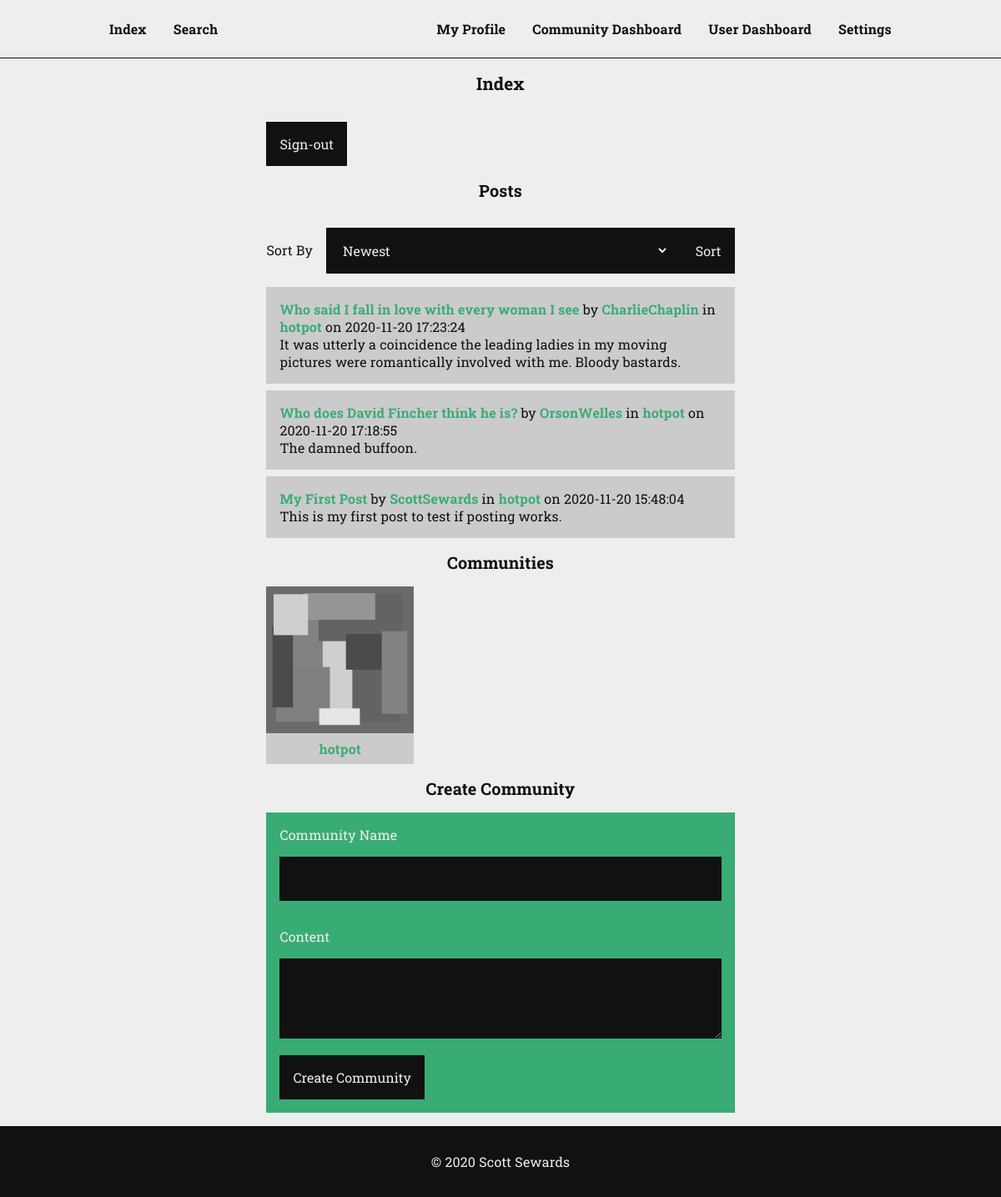
/ (signed in), run on the app's committed database.
### tables this page shows
CREATE TABLE `posts` (
  `id` int(11) NOT NULL,
  `posted` datetime NOT NULL DEFAULT current_timestamp(),
  `posted_by` int(11) NOT NULL,
  `posted_in` int(11) NOT NULL,
  `deleted` datetime DEFAULT NULL,
  `deleted_by` int(11) DEFAULT NULL,
  `deleted_for` text DEFAULT NULL,
  `title` text NOT NULL,
  `content` text NOT NULL
);

CREATE TABLE `users` (
  `id` int(11) NOT NULL,
  `created` datetime NOT NULL DEFAULT current_timestamp(),
  `name` text NOT NULL,
  `description` text NOT NULL DEFAULT 'This user has not written a description yet.',
  `email` text NOT NULL,
  `verified` tinyint(1) NOT NULL DEFAULT 0,
  `show_contact_form` tinyint(1) NOT NULL DEFAULT 1,
  `password` text NOT NULL,
  `picture` text NOT NULL DEFAULT 'images/picture.png',
  `banner` text NOT NULL DEFAULT 'images/banner.png'
);

CREATE TABLE `communities` (
  `id` int(11) NOT NULL,
  `created` datetime NOT NULL DEFAULT current_timestamp(),
  `created_by` int(11) NOT NULL,
  `moderated_by` int(11) NOT NULL,
  `deleted` datetime DEFAULT NULL,
  `deleted_by` int(11) DEFAULT NULL,
  `deleted_for` text DEFAULT NULL,
  `name` text NOT NULL,
  `description` text NOT NULL,
  `picture` text NOT NULL DEFAULT 'images/picture.png',
  `banner` text NOT NULL DEFAULT 'images/banner.png'
);

### index.php (the view, shortened to what this page needs)
<?php
require_once("head.php");
?>
<main>
  <h1>Index</h1>
  <section>
    <form class='less' method='POST'>
      <input type='submit' name='sign-out' value='Sign-out'>
    </form>
  </section>
  <section id='posts'>
    <h2>Posts</h2>
    <form class='less' method='POST'>
      <div class='inline'>
        <label for='sort-posts-by'>Sort By</label>
        <select id='sort-posts-by' name='sort-by'>
          <option value='newest'>Newest</option>
        </select>
        <input type='submit' name='sort-posts' value='Sort'>
      </div>
    </form>
    <?php
    $select_posts = mysqli_query($connection, "SELECT * FROM posts ORDER BY id DESC LIMIT 10");
    if(mysqli_num_rows($select_posts) > "0") {
      echo "<div class='posts'>";
      while($fetch_post = mysqli_fetch_array($select_posts)) {
        $post_id = $fetch_post["id"];
        $post_posted = $fetch_post["posted"];
        $post_posted_by = $fetch_post["posted_by"];
        $select_post_posted_by_name = mysqli_query($connection, "SELECT name FROM users WHERE id='{$post_posted_by}'");
        $fetch_post_posted_by_name = mysqli_fetch_array($select_post_posted_by_name);
        $post_posted_by_name = $fetch_post_posted_by_name["name"];
        $post_posted_in = $fetch_post["posted_in"];
        $select_post_posted_in_name = mysqli_query($connection, "SELECT name FROM communities WHERE id='{$post_posted_in}'");
        $fetch_post_posted_by_name = mysqli_fetch_array($select_post_posted_in_name);
        $post_posted_in_name = $fetch_post_posted_by_name["name"];
        $post_title = $fetch_post["title"];
        $post_content = $fetch_post["content"];
        echo "
        <div class='post'>
          <span><a href='post.php?id={$post_id}&title={$post_title}'>{$post_title}</a> by <a href='user.php?name={$post_posted_by_name}'>{$post_posted_by_name}</a> in <a href='community.php?name={$post_posted_in_name}'>{$post_posted_in_name}</a> on {$post_posted}</span>
          <span>{$post_content}</span>
        </div>";
      }
    } else echo "<p>There are no posts yet.</p>";
    ?>
  </section>
  <section id='communities'>
    <h2>Communities</h2>
    <div class='communities'>
      <?php
      $select_communities = mysqli_query($connection, "SELECT * FROM communities ORDER BY id DESC LIMIT 6");
      while($fetch_community = mysqli_fetch_array($select_communities)) {
        $community_name = $fetch_community["name"];
        $community_picture = $fetch_community["picture"];
        echo "
        <div class='community'>
          <img src='{$community_picture}' alt='Picture for {$community_name}' height='100%' width='100%'>
          <div class='meta'>
            <span><a href='community.php?name={$community_name}'>{$community_name}</a></span>
          </div>
        </div>";
      }
      ?>
    </div>
  </section>
  <?php
  if($signed_in) include_once("templates/create-community.php");
  ?>
</main>
<?php
require_once("foot.php");
?>

### data on the page
posts: title "Who said I fall in love with every woman I see", users.name "CharlieChaplin", communities.name "hotpot", posted "2020-11-20 17:23:24", content "It was utterly a coincidence the leading ladies in my moving pictures were romantically involved with me. Bloody bastards."
posts: title "Who does David Fincher think he is?", users.name "OrsonWelles", communities.name "hotpot", posted "2020-11-20 17:18:55", content "The damned buffoon."
posts: title "My First Post", users.name "ScottSewards", communities.name "hotpot", posted "2020-11-20 15:48:04", content "This is my first post to test if posting works."
communities: picture+name (picture), name "hotpot"
